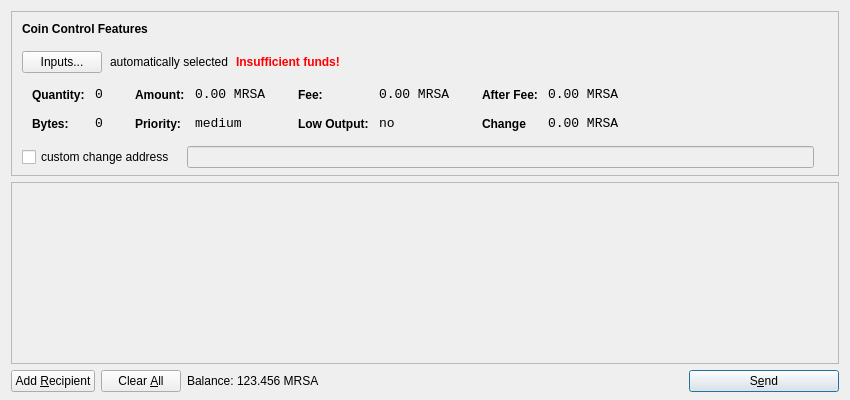
<?xml version="1.0" encoding="UTF-8"?>
<ui version="4.0">
 <class>SendCoinsDialog</class>
 <widget class="QDialog" name="SendCoinsDialog">
  <property name="geometry">
   <rect>
    <x>0</x>
    <y>0</y>
    <width>850</width>
    <height>400</height>
   </rect>
  </property>
  <property name="windowTitle">
   <string>Send Coins</string>
  </property>
  <layout class="QVBoxLayout" name="verticalLayout" stretch="0,1,0">
   <property name="bottomMargin">
    <number>8</number>
   </property>
   <item>
    <widget class="QFrame" name="frameCoinControl">
     <property name="sizePolicy">
      <sizepolicy hsizetype="Expanding" vsizetype="Expanding">
       <horstretch>0</horstretch>
       <verstretch>0</verstretch>
      </sizepolicy>
     </property>
     <property name="maximumSize">
      <size>
       <width>16777215</width>
       <height>16777215</height>
      </size>
     </property>
     <property name="frameShape">
      <enum>QFrame::StyledPanel</enum>
     </property>
     <property name="frameShadow">
      <enum>QFrame::Sunken</enum>
     </property>
     <layout class="QVBoxLayout" name="verticalLayoutCoinControl2">
      <property name="spacing">
       <number>-1</number>
      </property>
      <property name="leftMargin">
       <number>0</number>
      </property>
      <property name="topMargin">
       <number>0</number>
      </property>
      <property name="rightMargin">
       <number>0</number>
      </property>
      <property name="bottomMargin">
       <number>6</number>
      </property>
      <item>
       <layout class="QVBoxLayout" name="verticalLayoutCoinControl" stretch="0,0,0,0,1">
        <property name="spacing">
         <number>0</number>
        </property>
        <property name="leftMargin">
         <number>10</number>
        </property>
        <property name="topMargin">
         <number>10</number>
        </property>
        <item>
         <layout class="QHBoxLayout" name="horizontalLayoutCoinControl1">
          <property name="bottomMargin">
           <number>15</number>
          </property>
          <item>
           <widget class="QLabel" name="labelCoinControlFeatures">
            <property name="sizePolicy">
             <sizepolicy hsizetype="Preferred" vsizetype="Maximum">
              <horstretch>0</horstretch>
              <verstretch>0</verstretch>
             </sizepolicy>
            </property>
            <property name="font">
             <font>
              <weight>75</weight>
              <bold>true</bold>
             </font>
            </property>
            <property name="styleSheet">
             <string notr="true">font-weight:bold;</string>
            </property>
            <property name="text">
             <string>Coin Control Features</string>
            </property>
           </widget>
          </item>
         </layout>
        </item>
        <item>
         <layout class="QHBoxLayout" name="horizontalLayoutCoinControl2" stretch="0,0,0,0">
          <property name="spacing">
           <number>8</number>
          </property>
          <property name="bottomMargin">
           <number>10</number>
          </property>
          <item>
           <widget class="QPushButton" name="pushButtonCoinControl">
            <property name="styleSheet">
             <string notr="true"/>
            </property>
            <property name="text">
             <string>Inputs...</string>
            </property>
           </widget>
          </item>
          <item>
           <widget class="QLabel" name="labelCoinControlAutomaticallySelected">
            <property name="text">
             <string>automatically selected</string>
            </property>
            <property name="margin">
             <number>5</number>
            </property>
           </widget>
          </item>
          <item>
           <widget class="QLabel" name="labelCoinControlInsuffFunds">
            <property name="font">
             <font>
              <weight>75</weight>
              <bold>true</bold>
             </font>
            </property>
            <property name="styleSheet">
             <string notr="true">color:red;font-weight:bold;</string>
            </property>
            <property name="text">
             <string>Insufficient funds!</string>
            </property>
            <property name="margin">
             <number>5</number>
            </property>
           </widget>
          </item>
          <item>
           <spacer name="horizontalSpacerCoinControl">
            <property name="orientation">
             <enum>Qt::Horizontal</enum>
            </property>
            <property name="sizeHint" stdset="0">
             <size>
              <width>40</width>
              <height>1</height>
             </size>
            </property>
           </spacer>
          </item>
         </layout>
        </item>
        <item>
         <widget class="QWidget" name="widgetCoinControl" native="true">
          <property name="sizePolicy">
           <sizepolicy hsizetype="Preferred" vsizetype="Preferred">
            <horstretch>0</horstretch>
            <verstretch>0</verstretch>
           </sizepolicy>
          </property>
          <property name="minimumSize">
           <size>
            <width>0</width>
            <height>0</height>
           </size>
          </property>
          <property name="styleSheet">
           <string notr="true"/>
          </property>
          <layout class="QHBoxLayout" name="horizontalLayoutCoinControl5">
           <property name="margin">
            <number>0</number>
           </property>
           <item>
            <layout class="QHBoxLayout" name="horizontalLayoutCoinControl3" stretch="0,0,0,1">
             <property name="spacing">
              <number>20</number>
             </property>
             <property name="topMargin">
              <number>0</number>
             </property>
             <property name="bottomMargin">
              <number>10</number>
             </property>
             <item>
              <layout class="QFormLayout" name="formLayoutCoinControl1">
               <property name="horizontalSpacing">
                <number>10</number>
               </property>
               <property name="verticalSpacing">
                <number>14</number>
               </property>
               <property name="leftMargin">
                <number>10</number>
               </property>
               <property name="topMargin">
                <number>4</number>
               </property>
               <property name="rightMargin">
                <number>6</number>
               </property>
               <item row="0" column="0">
                <widget class="QLabel" name="labelCoinControlQuantityText">
                 <property name="styleSheet">
                  <string notr="true">font-weight:bold;</string>
                 </property>
                 <property name="text">
                  <string>Quantity:</string>
                 </property>
                 <property name="margin">
                  <number>0</number>
                 </property>
                </widget>
               </item>
               <item row="0" column="1">
                <widget class="QLabel" name="labelCoinControlQuantity">
                 <property name="font">
                  <font>
                   <family>Monospace</family>
                   <pointsize>10</pointsize>
                  </font>
                 </property>
                 <property name="cursor">
                  <cursorShape>IBeamCursor</cursorShape>
                 </property>
                 <property name="contextMenuPolicy">
                  <enum>Qt::ActionsContextMenu</enum>
                 </property>
                 <property name="text">
                  <string>0</string>
                 </property>
                 <property name="margin">
                  <number>0</number>
                 </property>
                 <property name="textInteractionFlags">
                  <set>Qt::LinksAccessibleByMouse|Qt::TextSelectableByKeyboard|Qt::TextSelectableByMouse</set>
                 </property>
                </widget>
               </item>
               <item row="1" column="0">
                <widget class="QLabel" name="labelCoinControlBytesText">
                 <property name="styleSheet">
                  <string notr="true">font-weight:bold;</string>
                 </property>
                 <property name="text">
                  <string>Bytes:</string>
                 </property>
                </widget>
               </item>
               <item row="1" column="1">
                <widget class="QLabel" name="labelCoinControlBytes">
                 <property name="font">
                  <font>
                   <family>Monospace</family>
                   <pointsize>10</pointsize>
                  </font>
                 </property>
                 <property name="cursor">
                  <cursorShape>IBeamCursor</cursorShape>
                 </property>
                 <property name="contextMenuPolicy">
                  <enum>Qt::ActionsContextMenu</enum>
                 </property>
                 <property name="text">
                  <string>0</string>
                 </property>
                 <property name="textInteractionFlags">
                  <set>Qt::LinksAccessibleByMouse|Qt::TextSelectableByKeyboard|Qt::TextSelectableByMouse</set>
                 </property>
                </widget>
               </item>
              </layout>
             </item>
             <item>
              <layout class="QFormLayout" name="formLayoutCoinControl2">
               <property name="horizontalSpacing">
                <number>10</number>
               </property>
               <property name="verticalSpacing">
                <number>14</number>
               </property>
               <property name="leftMargin">
                <number>6</number>
               </property>
               <property name="topMargin">
                <number>4</number>
               </property>
               <property name="rightMargin">
                <number>6</number>
               </property>
               <item row="0" column="0">
                <widget class="QLabel" name="labelCoinControlAmountText">
                 <property name="styleSheet">
                  <string notr="true">font-weight:bold;</string>
                 </property>
                 <property name="text">
                  <string>Amount:</string>
                 </property>
                 <property name="margin">
                  <number>0</number>
                 </property>
                </widget>
               </item>
               <item row="0" column="1">
                <widget class="QLabel" name="labelCoinControlAmount">
                 <property name="font">
                  <font>
                   <family>Monospace</family>
                   <pointsize>10</pointsize>
                  </font>
                 </property>
                 <property name="cursor">
                  <cursorShape>IBeamCursor</cursorShape>
                 </property>
                 <property name="contextMenuPolicy">
                  <enum>Qt::ActionsContextMenu</enum>
                 </property>
                 <property name="text">
                  <string>0.00 MRSA</string>
                 </property>
                 <property name="textInteractionFlags">
                  <set>Qt::LinksAccessibleByMouse|Qt::TextSelectableByKeyboard|Qt::TextSelectableByMouse</set>
                 </property>
                </widget>
               </item>
               <item row="1" column="0">
                <widget class="QLabel" name="labelCoinControlPriorityText">
                 <property name="styleSheet">
                  <string notr="true">font-weight:bold;</string>
                 </property>
                 <property name="text">
                  <string>Priority:</string>
                 </property>
                </widget>
               </item>
               <item row="1" column="1">
                <widget class="QLabel" name="labelCoinControlPriority">
                 <property name="font">
                  <font>
                   <family>Monospace</family>
                   <pointsize>10</pointsize>
                  </font>
                 </property>
                 <property name="cursor">
                  <cursorShape>IBeamCursor</cursorShape>
                 </property>
                 <property name="contextMenuPolicy">
                  <enum>Qt::ActionsContextMenu</enum>
                 </property>
                 <property name="text">
                  <string>medium</string>
                 </property>
                 <property name="textInteractionFlags">
                  <set>Qt::LinksAccessibleByMouse|Qt::TextSelectableByKeyboard|Qt::TextSelectableByMouse</set>
                 </property>
                </widget>
               </item>
              </layout>
             </item>
             <item>
              <layout class="QFormLayout" name="formLayoutCoinControl3">
               <property name="horizontalSpacing">
                <number>10</number>
               </property>
               <property name="verticalSpacing">
                <number>14</number>
               </property>
               <property name="leftMargin">
                <number>6</number>
               </property>
               <property name="topMargin">
                <number>4</number>
               </property>
               <property name="rightMargin">
                <number>6</number>
               </property>
               <item row="0" column="0">
                <widget class="QLabel" name="labelCoinControlFeeText">
                 <property name="styleSheet">
                  <string notr="true">font-weight:bold;</string>
                 </property>
                 <property name="text">
                  <string>Fee:</string>
                 </property>
                 <property name="margin">
                  <number>0</number>
                 </property>
                </widget>
               </item>
               <item row="0" column="1">
                <widget class="QLabel" name="labelCoinControlFee">
                 <property name="font">
                  <font>
                   <family>Monospace</family>
                   <pointsize>10</pointsize>
                  </font>
                 </property>
                 <property name="cursor">
                  <cursorShape>IBeamCursor</cursorShape>
                 </property>
                 <property name="contextMenuPolicy">
                  <enum>Qt::ActionsContextMenu</enum>
                 </property>
                 <property name="text">
                  <string>0.00 MRSA</string>
                 </property>
                 <property name="textInteractionFlags">
                  <set>Qt::LinksAccessibleByMouse|Qt::TextSelectableByKeyboard|Qt::TextSelectableByMouse</set>
                 </property>
                </widget>
               </item>
               <item row="1" column="0">
                <widget class="QLabel" name="labelCoinControlLowOutputText">
                 <property name="styleSheet">
                  <string notr="true">font-weight:bold;</string>
                 </property>
                 <property name="text">
                  <string>Low Output:</string>
                 </property>
                </widget>
               </item>
               <item row="1" column="1">
                <widget class="QLabel" name="labelCoinControlLowOutput">
                 <property name="font">
                  <font>
                   <family>Monospace</family>
                   <pointsize>10</pointsize>
                  </font>
                 </property>
                 <property name="cursor">
                  <cursorShape>IBeamCursor</cursorShape>
                 </property>
                 <property name="contextMenuPolicy">
                  <enum>Qt::ActionsContextMenu</enum>
                 </property>
                 <property name="text">
                  <string>no</string>
                 </property>
                 <property name="textInteractionFlags">
                  <set>Qt::LinksAccessibleByMouse|Qt::TextSelectableByKeyboard|Qt::TextSelectableByMouse</set>
                 </property>
                </widget>
               </item>
              </layout>
             </item>
             <item>
              <layout class="QFormLayout" name="formLayoutCoinControl4">
               <property name="horizontalSpacing">
                <number>10</number>
               </property>
               <property name="verticalSpacing">
                <number>14</number>
               </property>
               <property name="leftMargin">
                <number>6</number>
               </property>
               <property name="topMargin">
                <number>4</number>
               </property>
               <property name="rightMargin">
                <number>6</number>
               </property>
               <item row="0" column="0">
                <widget class="QLabel" name="labelCoinControlAfterFeeText">
                 <property name="styleSheet">
                  <string notr="true">font-weight:bold;</string>
                 </property>
                 <property name="text">
                  <string>After Fee:</string>
                 </property>
                 <property name="margin">
                  <number>0</number>
                 </property>
                </widget>
               </item>
               <item row="0" column="1">
                <widget class="QLabel" name="labelCoinControlAfterFee">
                 <property name="font">
                  <font>
                   <family>Monospace</family>
                   <pointsize>10</pointsize>
                  </font>
                 </property>
                 <property name="cursor">
                  <cursorShape>IBeamCursor</cursorShape>
                 </property>
                 <property name="contextMenuPolicy">
                  <enum>Qt::ActionsContextMenu</enum>
                 </property>
                 <property name="text">
                  <string>0.00 MRSA</string>
                 </property>
                 <property name="textInteractionFlags">
                  <set>Qt::LinksAccessibleByMouse|Qt::TextSelectableByKeyboard|Qt::TextSelectableByMouse</set>
                 </property>
                </widget>
               </item>
               <item row="1" column="0">
                <widget class="QLabel" name="labelCoinControlChangeText">
                 <property name="styleSheet">
                  <string notr="true">font-weight:bold;</string>
                 </property>
                 <property name="text">
                  <string>Change</string>
                 </property>
                </widget>
               </item>
               <item row="1" column="1">
                <widget class="QLabel" name="labelCoinControlChange">
                 <property name="font">
                  <font>
                   <family>Monospace</family>
                   <pointsize>10</pointsize>
                  </font>
                 </property>
                 <property name="cursor">
                  <cursorShape>IBeamCursor</cursorShape>
                 </property>
                 <property name="contextMenuPolicy">
                  <enum>Qt::ActionsContextMenu</enum>
                 </property>
                 <property name="text">
                  <string>0.00 MRSA</string>
                 </property>
                 <property name="textInteractionFlags">
                  <set>Qt::LinksAccessibleByMouse|Qt::TextSelectableByKeyboard|Qt::TextSelectableByMouse</set>
                 </property>
                </widget>
               </item>
              </layout>
             </item>
            </layout>
           </item>
          </layout>
         </widget>
        </item>
        <item>
         <layout class="QHBoxLayout" name="horizontalLayoutCoinControl4" stretch="0,0,0">
          <property name="spacing">
           <number>12</number>
          </property>
          <property name="sizeConstraint">
           <enum>QLayout::SetDefaultConstraint</enum>
          </property>
          <property name="topMargin">
           <number>5</number>
          </property>
          <property name="rightMargin">
           <number>5</number>
          </property>
          <item>
           <widget class="QCheckBox" name="checkBoxCoinControlChange">
            <property name="text">
             <string>custom change address</string>
            </property>
           </widget>
          </item>
          <item>
           <widget class="QLineEdit" name="lineEditCoinControlChange">
            <property name="enabled">
             <bool>false</bool>
            </property>
            <property name="sizePolicy">
             <sizepolicy hsizetype="Expanding" vsizetype="Fixed">
              <horstretch>0</horstretch>
              <verstretch>0</verstretch>
             </sizepolicy>
            </property>
           </widget>
          </item>
          <item>
           <widget class="QLabel" name="labelCoinControlChangeLabel">
            <property name="sizePolicy">
             <sizepolicy hsizetype="Preferred" vsizetype="Expanding">
              <horstretch>0</horstretch>
              <verstretch>0</verstretch>
             </sizepolicy>
            </property>
            <property name="minimumSize">
             <size>
              <width>0</width>
              <height>0</height>
             </size>
            </property>
            <property name="text">
             <string/>
            </property>
            <property name="margin">
             <number>3</number>
            </property>
           </widget>
          </item>
         </layout>
        </item>
        <item>
         <spacer name="verticalSpacerCoinControl">
          <property name="orientation">
           <enum>Qt::Vertical</enum>
          </property>
          <property name="sizeHint" stdset="0">
           <size>
            <width>800</width>
            <height>1</height>
           </size>
          </property>
         </spacer>
        </item>
       </layout>
      </item>
     </layout>
    </widget>
   </item>
   <item>
    <widget class="QScrollArea" name="scrollArea">
     <property name="widgetResizable">
      <bool>true</bool>
     </property>
     <widget class="QWidget" name="scrollAreaWidgetContents">
      <property name="geometry">
       <rect>
        <x>0</x>
        <y>0</y>
        <width>830</width>
        <height>165</height>
       </rect>
      </property>
      <layout class="QVBoxLayout" name="verticalLayout_2">
       <property name="margin">
        <number>0</number>
       </property>
       <item>
        <layout class="QVBoxLayout" name="entries">
         <property name="spacing">
          <number>6</number>
         </property>
        </layout>
       </item>
       <item>
        <spacer name="verticalSpacer">
         <property name="orientation">
          <enum>Qt::Vertical</enum>
         </property>
         <property name="sizeHint" stdset="0">
          <size>
           <width>20</width>
           <height>40</height>
          </size>
         </property>
        </spacer>
       </item>
      </layout>
     </widget>
    </widget>
   </item>
   <item>
    <layout class="QHBoxLayout" name="horizontalLayout">
     <item>
      <widget class="QPushButton" name="addButton">
       <property name="toolTip">
        <string>Send to multiple recipients at once</string>
       </property>
       <property name="text">
        <string>Add &amp;Recipient</string>
       </property>
       <property name="icon">
        <iconset resource="../bitcoin.qrc">
         <normaloff>:/icons/add</normaloff>:/icons/add</iconset>
       </property>
       <property name="autoDefault">
        <bool>false</bool>
       </property>
      </widget>
     </item>
     <item>
      <widget class="QPushButton" name="clearButton">
       <property name="sizePolicy">
        <sizepolicy hsizetype="Minimum" vsizetype="Fixed">
         <horstretch>0</horstretch>
         <verstretch>0</verstretch>
        </sizepolicy>
       </property>
       <property name="toolTip">
        <string>Remove all transaction fields</string>
       </property>
       <property name="text">
        <string>Clear &amp;All</string>
       </property>
       <property name="icon">
        <iconset resource="../bitcoin.qrc">
         <normaloff>:/icons/remove</normaloff>:/icons/remove</iconset>
       </property>
       <property name="autoRepeatDelay">
        <number>300</number>
       </property>
       <property name="autoDefault">
        <bool>false</bool>
       </property>
      </widget>
     </item>
     <item>
      <layout class="QHBoxLayout" name="horizontalLayout_2">
       <property name="spacing">
        <number>3</number>
       </property>
       <item>
        <widget class="QLabel" name="label">
         <property name="sizePolicy">
          <sizepolicy hsizetype="Preferred" vsizetype="Fixed">
           <horstretch>0</horstretch>
           <verstretch>0</verstretch>
          </sizepolicy>
         </property>
         <property name="text">
          <string>Balance:</string>
         </property>
        </widget>
       </item>
       <item>
        <widget class="QLabel" name="labelBalance">
         <property name="sizePolicy">
          <sizepolicy hsizetype="Preferred" vsizetype="Fixed">
           <horstretch>0</horstretch>
           <verstretch>0</verstretch>
          </sizepolicy>
         </property>
         <property name="cursor">
          <cursorShape>IBeamCursor</cursorShape>
         </property>
         <property name="text">
          <string>123.456 MRSA</string>
         </property>
         <property name="textInteractionFlags">
          <set>Qt::LinksAccessibleByMouse|Qt::TextSelectableByKeyboard|Qt::TextSelectableByMouse</set>
         </property>
        </widget>
       </item>
      </layout>
     </item>
     <item>
      <spacer name="horizontalSpacer">
       <property name="orientation">
        <enum>Qt::Horizontal</enum>
       </property>
       <property name="sizeHint" stdset="0">
        <size>
         <width>40</width>
         <height>20</height>
        </size>
       </property>
      </spacer>
     </item>
     <item>
      <widget class="QPushButton" name="sendButton">
       <property name="minimumSize">
        <size>
         <width>150</width>
         <height>0</height>
        </size>
       </property>
       <property name="toolTip">
        <string>Confirm the send action</string>
       </property>
       <property name="text">
        <string>S&amp;end</string>
       </property>
       <property name="icon">
        <iconset resource="../bitcoin.qrc">
         <normaloff>:/icons/send</normaloff>:/icons/send</iconset>
       </property>
       <property name="default">
        <bool>true</bool>
       </property>
      </widget>
     </item>
    </layout>
   </item>
  </layout>
 </widget>
 <resources>
  <include location="../bitcoin.qrc"/>
 </resources>
 <connections/>
</ui>
